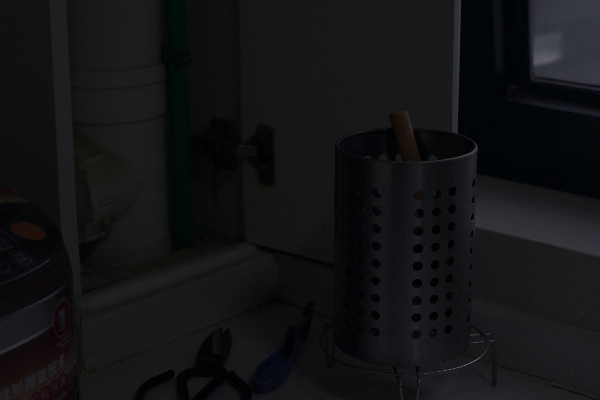
#> input picture low1.png, 600 x 400 px
$ python final_year_project_26.py
#> lines starting #> are read from the running program, lines starting #| are printed output that depends on the picture
# -*- coding: utf-8 -*-
"""Final Year Project 26

Automatically generated by Colab.

Original file is located at
    https://colab.research.google.com/drive/1WrXsXC2JjG9CZKdi1FkcIi6VXjbf_Y7Y
"""

# =====================================================
# LOW LIGHT IMAGE ENHANCEMENT USING
# TRIANGULAR FUZZY FILTER + CLAHE + SHARPENING
# =====================================================

# Install if needed
# !pip install opencv-python matplotlib numpy

import cv2
import numpy as np
import matplotlib.pyplot as plt

# =====================================================
# IMAGE UPLOAD
# =====================================================

from google.colab import files

uploaded = files.upload()
#> the answer given: low1.png

image_name = list(uploaded.keys())[0]

print("Image Selected :", image_name)

# =====================================================
# LOAD IMAGE
# =====================================================

img = cv2.imread(image_name)
#> img is the input picture: shape (400, 600, 3); mean B, G, R 20.7, 19.2, 18.9

if img is None:
    raise ValueError("Image could not be loaded.")

# =====================================================
# ENTROPY FUNCTION
# =====================================================

def calculate_entropy(image):

    hist = cv2.calcHist([image],[0],None,[256],[0,256])

    hist = hist.ravel()

    hist = hist / hist.sum()

    hist = hist[hist > 0]

    return -np.sum(hist * np.log2(hist))

# =====================================================
# CONVERT TO HSV
# =====================================================

hsv = cv2.cvtColor(
    img,
    cv2.COLOR_BGR2HSV
)
#> hsv: shape (400, 600, 3); mean H, S, V 95.5, 61.4, 21.6

h, s, v = cv2.split(hsv)
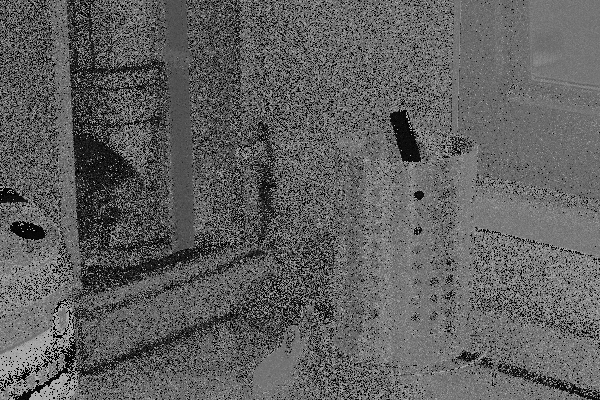
#> h: shape (400, 600); min 0, max 179, mean 95.5
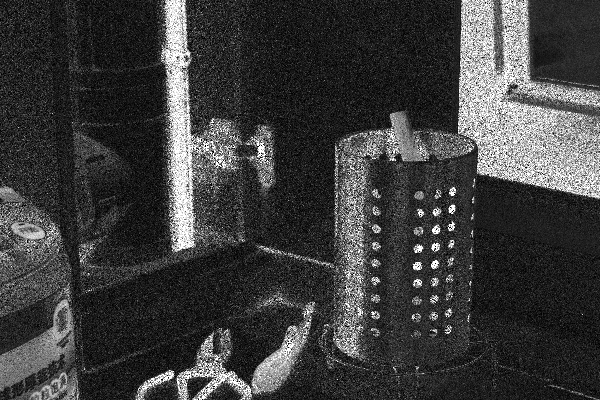
#> s: shape (400, 600); min 0, max 255, mean 61.4

# =====================================================
# NORMALIZATION
# =====================================================

v = v.astype(np.float32) / 255.0

# =====================================================
# TRIANGULAR FUZZY MEMBERSHIP FUNCTION
# =====================================================

a = 0.0
b = 0.40
c = 1.0

membership = np.maximum(
    np.minimum(
        (v - a) / (b - a),
        (c - v) / (c - b)
    ),
    0
)
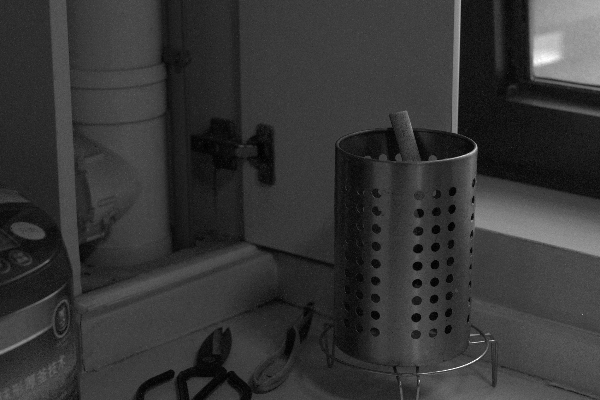
#> membership: shape (400, 600) float32; min 0, max 1, mean 0.212

# =====================================================
# FUZZY ENHANCEMENT
# =====================================================

k = 0.8

enhanced_v = v + k * membership

enhanced_v = np.clip(
    enhanced_v,
    0,
    1
)

enhanced_v = (
    enhanced_v * 255
).astype(np.uint8)

# =====================================================
# CLAHE CONTRAST ENHANCEMENT
# =====================================================

clahe = cv2.createCLAHE(
    clipLimit=3.0,
    tileGridSize=(8,8)
)

enhanced_v = clahe.apply(
    enhanced_v
)

# =====================================================
# MERGE HSV CHANNELS
# =====================================================

enhanced_hsv = cv2.merge(
    [h, s, enhanced_v]
)
#> enhanced_hsv: shape (400, 600, 3); mean H, S, V 95.5, 61.4, 83.2

result = cv2.cvtColor(
    enhanced_hsv,
    cv2.COLOR_HSV2BGR
)
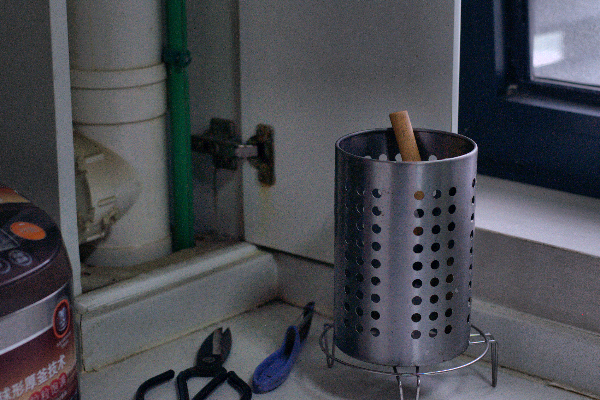
#> result: shape (400, 600, 3); mean B, G, R 79.4, 73.6, 72.1

# =====================================================
# SHARPENING FILTER
# =====================================================

kernel = np.array([
    [0,-1,0],
    [-1,5,-1],
    [0,-1,0]
])

sharpened = cv2.filter2D(
    result,
    -1,
    kernel
)
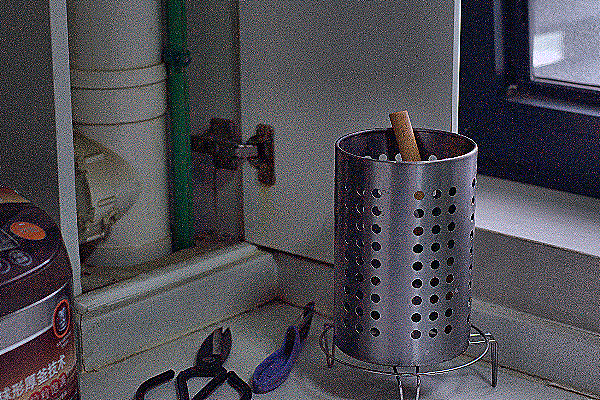
#> sharpened: shape (400, 600, 3); mean B, G, R 81.6, 75, 76.4

# =====================================================
# ENTROPY CALCULATION
# =====================================================

original_gray = cv2.cvtColor(
    img,
    cv2.COLOR_BGR2GRAY
)

enhanced_gray = cv2.cvtColor(
    sharpened,
    cv2.COLOR_BGR2GRAY
)
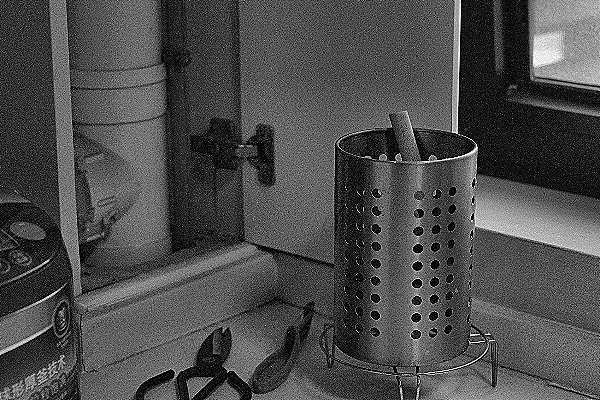
#> enhanced_gray: shape (400, 600); min 0, max 255, mean 76.2

original_entropy = calculate_entropy(
    original_gray
)
#> in calculate_entropy, `hist = cv2.calcHist([image],[0],None,[256],[0,256])`: hist = 256 values, max 17744 at index 23, min 0 at index 97, mean 937.5
#> in calculate_entropy, `hist = hist / hist.sum()`: hist = 256 values, max 0.0739 at index 23, min 0 at index 97, mean 0.00391
#> in calculate_entropy, `hist = hist[hist > 0]`: hist = 107 values, max 0.0739 at index 23, min 4.17e-06 at index 95, mean 0.00935
#> original_entropy = 5.11

enhanced_entropy = calculate_entropy(
    enhanced_gray
)
#> enhanced_entropy = 7.41

# =====================================================
# PRINT RESULTS
# =====================================================

print("\n==============================")
print("RESULTS")
print("==============================")

print(
    "Original Entropy :",
    round(original_entropy,4)
)
#| Original Entropy : 5.1082

print(
    "Enhanced Entropy:",
    round(enhanced_entropy,4)
)
#| Enhanced Entropy: 7.4076

# =====================================================
# SAVE IMAGE
# =====================================================

output_name = "enhanced_output.jpg"

cv2.imwrite(
    output_name,
    sharpened
)

print("\nEnhanced image saved as:")
print(output_name)

# =====================================================
# DISPLAY RESULTS
# =====================================================

plt.figure(figsize=(15,7))

plt.subplot(1,2,1)

plt.imshow(
    cv2.cvtColor(
        img,
        cv2.COLOR_BGR2RGB
    )
)

plt.title("Original Image")
plt.axis("off")

plt.subplot(1,2,2)

plt.imshow(
    cv2.cvtColor(
        sharpened,
        cv2.COLOR_BGR2RGB
    )
)

plt.title("Enhanced Image")
plt.axis("off")

plt.show()
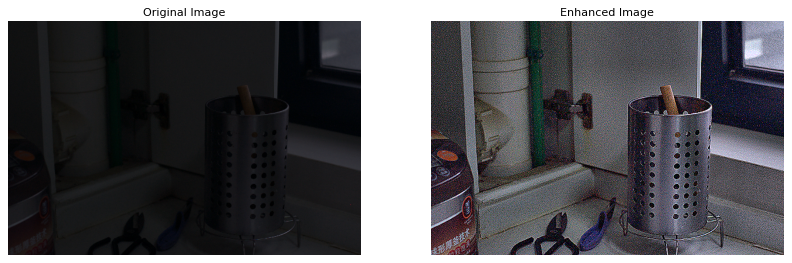
#> figure drawn by matplotlib, 2 panels

$ run again, on low3.png
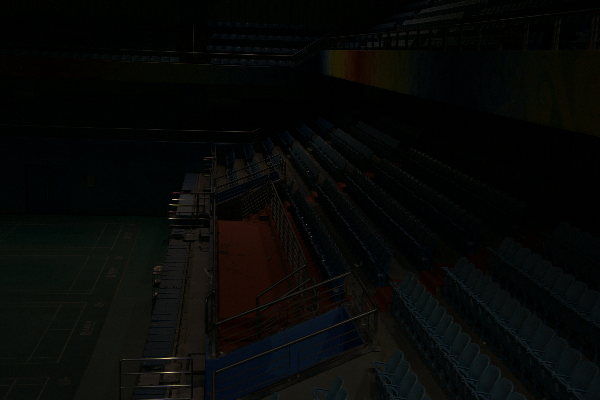
#> input picture low3.png, 600 x 400 px
#> img is the input picture: shape (400, 600, 3); mean B, G, R 6.8, 8.2, 7
#> hsv: shape (400, 600, 3); mean H, S, V 60.5, 164.1, 10.1
#> enhanced_hsv: shape (400, 600, 3); mean H, S, V 60.5, 164.1, 48.2
#> `enhanced_gray = cv2.cvtColor( sharpened, cv2.COLOR_BGR2GRAY )`:
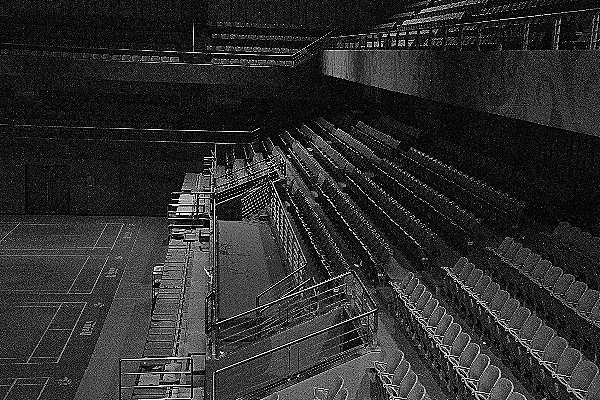
#> enhanced_gray: shape (400, 600); min 0, max 255, mean 45
#> in calculate_entropy, `hist = cv2.calcHist([image],[0],None,[256],[0,256])`: hist = 256 values, max 40635 at index 1, min 0 at index 68, mean 937.5
#> in calculate_entropy, `hist = hist / hist.sum()`: hist = 256 values, max 0.169 at index 1, min 0 at index 68, mean 0.00391
#> in calculate_entropy, `hist = hist[hist > 0]`: hist = 136 values, max 0.169 at index 1, min 4.17e-06 at index 69, mean 0.00735
#> original_entropy = 4.35
#> enhanced_entropy = 6.8
#| Original Entropy : 4.3515
#| Enhanced Entropy: 6.8009
#> `plt.show()`:
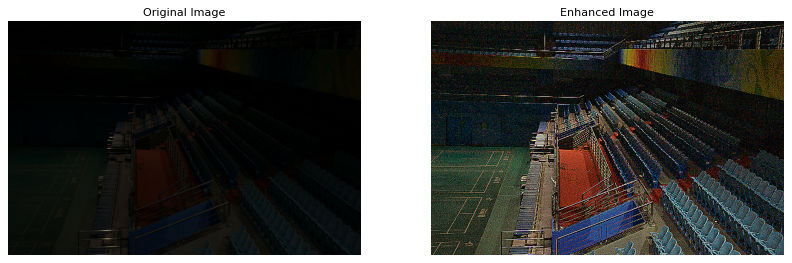
#> figure drawn by matplotlib, 2 panels
